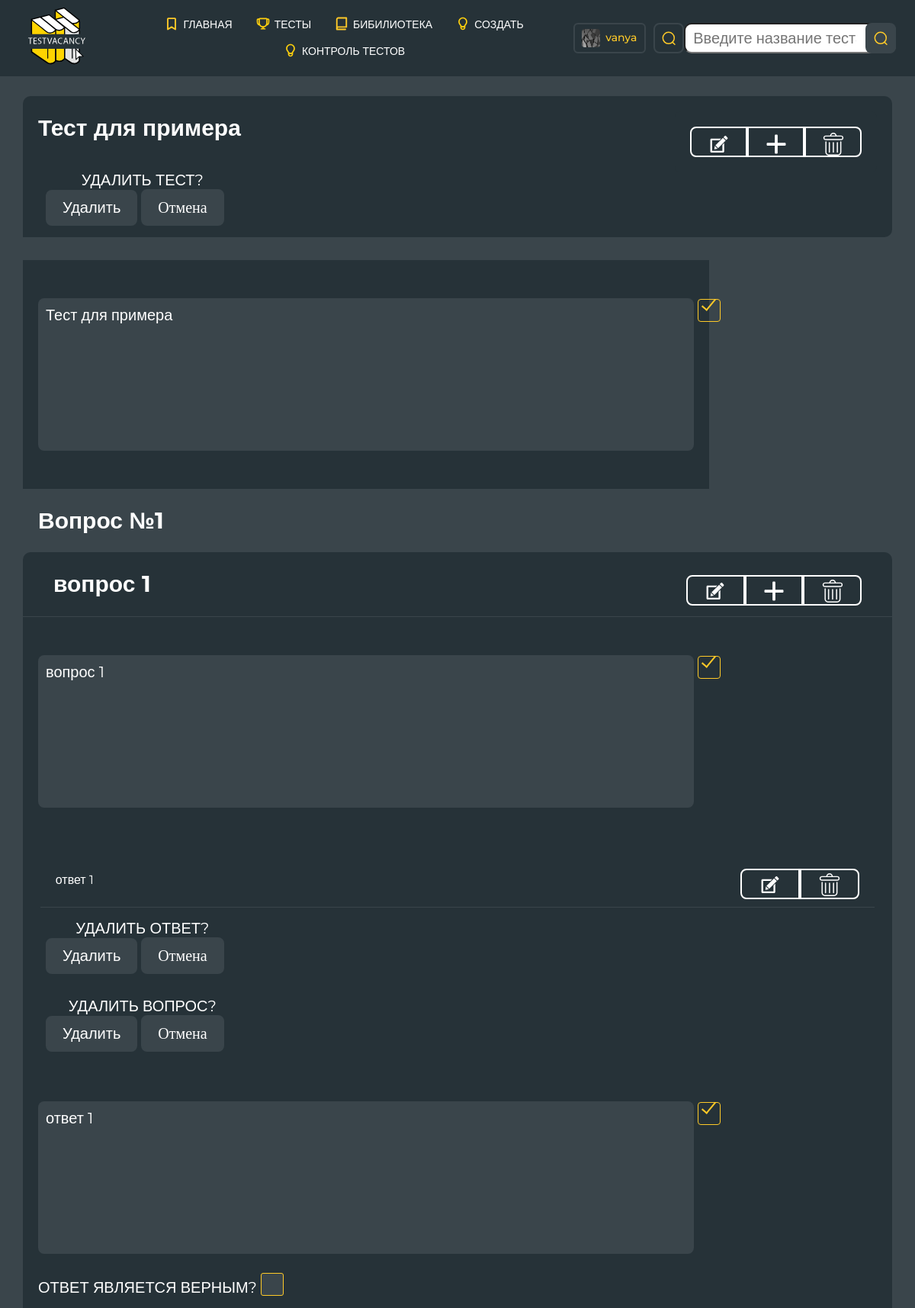
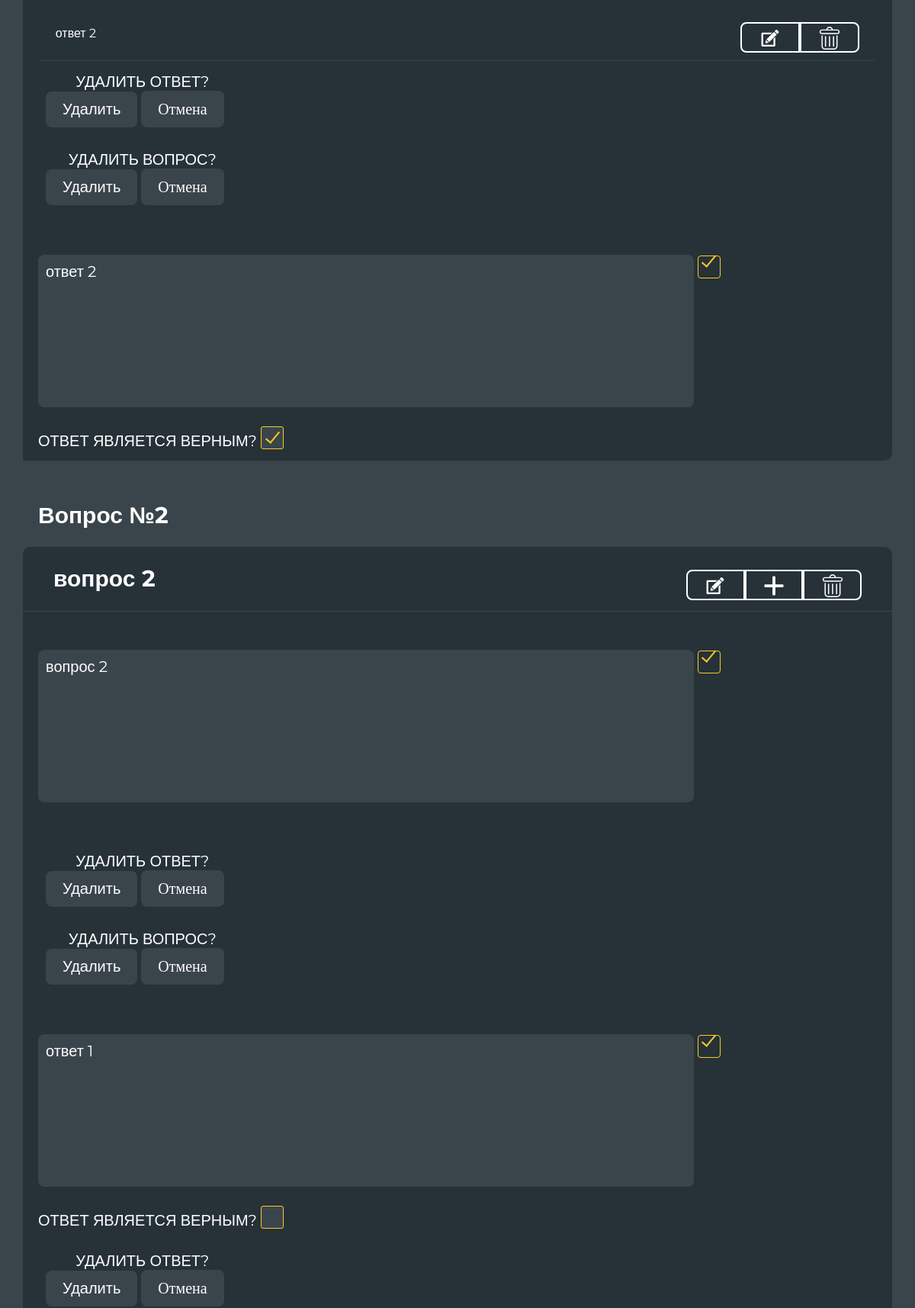
The page /staff/theme/test/questions/22/ (signed in, upper part) on the database its author committed (2 pictures, top to bottom).
### authapp/models.py (models this page shows)
class TestingUser(AbstractUser):
    avatar = models.ImageField(upload_to='users_avatars', blank=True)
    age = models.PositiveIntegerField(verbose_name='Возраст', default=18)

### tests/models.py (models this page shows, shortened)
class Tests(models.Model):
    NOT_MODERATE = 'NM'
    ON_MODERATING = 'OM'
    MODERATED ='MO'
    REFUSED='RE'
    ORDER_STATUS_CHOICES = (
        (ON_MODERATING, 'На проверке'),
        ( NOT_MODERATE, 'Не проверено'),
        (MODERATED, 'Проверено'),
        (REFUSED, 'Отказано в публикации'),
    )
    creator=models.ForeignKey(settings.AUTH_USER_MODEL, on_delete=models.CASCADE)
    name = models.CharField(max_length=100, verbose_name='Название теста')
    theme_id = models.ForeignKey(ThemeOfTests, on_delete=models.CASCADE, verbose_name='тема теста')
    date = models.DateTimeField(auto_now_add=True, verbose_name='дата создания')
    moderate=models.CharField(verbose_name='статус', max_length=20, choices=ORDER_STATUS_CHOICES, default=NOT_MODERATE)
    image=models.ImageField(upload_to='tests_images/', blank=True)
    test_rait=models.DecimalField(max_digits=5 ,decimal_places=2, default=0)
    visited=models.IntegerField(default=0)
    description=models.TextField(blank=True)
    questionsNum=models.IntegerField(default=0)
    class Meta:
        verbose_name = 'Тест'
        verbose_name_plural = 'Тесты'

class TestQuestions(models.Model):
    name = models.CharField(max_length=600, verbose_name='')
    for_test=models.ForeignKey('Tests', verbose_name='Вопрос для теста', on_delete=models.CASCADE)
    class Meta:
        verbose_name = 'Вопрос'
        verbose_name_plural = 'Вопросы'

class Answers(models.Model):
    name = models.CharField(max_length=600, verbose_name='')
    answer_is_true = models.BooleanField(default=False, verbose_name='Верный ответ')
    for_question = models.ForeignKey(TestQuestions, on_delete=models.CASCADE)
    class Meta:
        verbose_name = 'ответ'
        verbose_name_plural = 'Ответы'

### staff/views.py (the view)
# urls.py: path('theme/test/questions/<int:pk>/', tests_questions, name='tests_questions'),
@login_required
def tests_questions(request, pk):
    test = get_object_or_404(Tests, pk=pk)
    context = {
        'test': test,
    }
    if request.method == 'POST':
        form_question = QuestionFormSet_optional(request.POST)
        test_name_form = TestName(request.POST)
        answer_formset = AnswersFormset_optional(request.POST)
        if test_name_form.is_valid() and test_name_form['name'].data != test.name:
            print(test_name_form['name'].data)
            if not Tests.objects.filter(name=test_name_form['name'].data, pk=test.pk):
                test.name = test_name_form['name'].data
                test.save()
        for form in answer_formset:
            if form.is_valid():
                form.save()
        for form in form_question:
            if form.is_valid():
                question_pk = form['id'].data
                question = get_object_or_404(TestQuestions, pk=question_pk)
                question.name = form['name'].data
                question.save()
            else:
                print('что то пошло не так')
        return HttpResponseRedirect(reverse('staff:test_questions', args=[test.pk]))
    else:
        form_question = QuestionFormSet_optional(queryset=TestQuestions.objects.filter(for_test=test.pk))
        test_name_form = TestName(initial={'name': test.name})
        questions = TestQuestions.objects.filter(for_test=pk)
        answer_formset = AnswersFormset_optional(queryset=Answers.objects.filter(for_question__in=questions))
        context['answer_formset'] = answer_formset
        context['test_name_form'] = test_name_form
        context['questions'] = questions
        context['form_question'] = form_question
        answ = []
        for item in questions:
            answ.append(item.pk)
        answers = Answers.objects.filter(for_question__in=answ)
        context.update({'answers': answers})
    return render(request, 'staff/tests_detail.html', context)

### tests/forms.py
class TestName(forms.Form):
    name = forms.CharField(widget=forms.Textarea(attrs={'class': 'test__input',
                                                        'placeholder': 'Введите логин пользователя'}), label='')

### staff/templates/staff/tests_detail.html (shortened to what this page needs)
{%extends 'staff/base.html'%}
{%block content%}
<section class="test__section ">
    <div class="user__container test__container">
        <div class="test__wrapper">
            <h1 class="test__title">
                <div class="test__buttons__wrapper">
                    <div class="test__buttons__flex-wrapper">
                        <a href="#ex4" rel="modal:open" class="left-side__button" data-title="Изменить название">
                        </a>
                        <a href="{%url 'staff:add_questions_to_test' test.pk%}" class="left-side__button" data-title="Добавить вопрос">
                        </a>
                        <a href="#delete{{test.pk}}" rel="modal:open" class="left-side__button"
                           data-title="Удалить тест">
                        </a>
                    </div>
                </div>
                {{test.name}}
            </h1>
            <div id="delete{{test.pk}}" class="modal modal-delete">
                <div class="modal__container">
                    <form action="{%url 'staff:delete_test' test.pk %}" class="find-form" method="post">
                        <p class="answer__is-true answer__delete">Удалить тест?</p>
                        <button type="submit" class="delete-button">Удалить</button>
                        <a href="#close-modal" class="nodelete-button" rel="modal:close">Отмена</a>
                    </form>
                </div>
            </div>
        </div>
  <div id="ex4" class="modal modal-input">
                <div class="modal__container">
                    <form action="" class="find-form" method="post">
                        {{test_name_form.as_p}}
                        <div class="accept-button__wrapper">
                            <button type="submit" class="accept-button"></button>
                        </div>
                    </form>
                </div>
            </div>
        {% for question in questions%}
        <h2 class="test__title">Вопрос №{{ forloop.counter}} </h2>
        <div class="test__wrapper">
            <div class="answer__wrapper question__wrapper">
                <p class="test__question test__question-newstyle">{{question.name}}</p>
                <a class="left-side__button" href="#{{question.pk}}" rel="modal:open" data-title="Изменить вопрос">
                </a>
                <a href="{%url 'staff:add_answer_to_question' question.pk %}" class="left-side__button"
                   data-title="Добавить ответ">
                </a>
                <a href="#delete{{question.pk}}" rel="modal:open" class="left-side__button"
                   data-title="Удалить вопрос">
                </a>
            </div>
            <div id="{{question.pk}}" class="modal modal-input">
                <div class="modal__container">
                    <form action="" class="find-form" method="post">
                        {%for form in form_question %}
                        {%if form.id.value == question.pk %}
                        {{form.as_p}}
                        {%endif%}
                        {%endfor%}
                        <div class="accept-button__wrapper">
                            <button type="submit" class="accept-button"></button>
                        </div>
                    </form>
                </div>
            </div>
            {%for answer in answers%}
            {%if answer.for_question_id == question.pk%}
            <div class="answer__wrapper">
                <p class="answer__text">{{answer.name}}</p>
                <a href="#{{answer.pk}}" rel="modal:open" class="left-side__button" data-title="Изменить вопрос">
                </a>
                <a href="#delete{{answer.pk}}" rel="modal:open" class="left-side__button" data-title="Удалить ответ">
                </a>
            </div>
            {%endif%}
            <div id="delete{{answer.pk}}" class="modal modal-delete">
                <div class="modal__container">
                    <form action="{%url 'staff:delete_answer' answer.pk %}" class="find-form" method="post">
                        <p class="answer__is-true answer__delete">Удалить ответ?</p>
                        <button type="submit" class="delete-button">Удалить</button>
                        <a href="#close-modal" class="nodelete-button" rel="modal:close">Отмена</a>
                    </form>
                </div>
            </div>
            <div id="delete{{question.pk}}" class="modal modal-delete">
                <div class="modal__container">
                    <form action="{%url 'staff:delete_question' question.pk %}" class="find-form" method="post">
                        <p class="answer__is-true answer__delete">Удалить вопрос?</p>
                        <button type="submit" class="delete-button">Удалить</button>
                        <a href="#close-modal" class="nodelete-button" rel="modal:close">Отмена</a>
                    </form>
                </div>
            </div>
            <div id="{{answer.pk}}" class="modal modal-input  modal__answer-input">
                <div class="modal__container">
                    <form action="" class="find-form" method="post">
                        {%for form in answer_formset %}
                        {%if form.id.value == answer.pk%}
                        {{form.as_p}}
                        {%endif%}
                        {%endfor%}
                        <div class="accept-button__wrapper">
                            <button type="submit" class="accept-button"></button>
                        </div>
                    </form>
                </div>
            </div>
            {%endfor%}
        </div>
        {%endfor%}
    </div>
</section>
{%endblock%}

### staff/templates/staff/base.html (shortened to what this page needs)
<!DOCTYPE html>
<html lang="en">
<head>
    <link rel="stylesheet" type="text/css" href="//cdn.jsdelivr.net/npm/slick-carousel@1.8.1/slick/slick.css"/>
    <link rel="stylesheet" href="/../../media/css/iziModal.min.css">
    <link rel="stylesheet" href="https://cdnjs.cloudflare.com/ajax/libs/jquery-modal/0.9.1/jquery.modal.min.css"/>
    <link rel="stylesheet" href="/../../media/css/jquery.formstyler.css">
    <link rel="stylesheet" href="/../../media/css/jquery.formstyler.theme.css">
    <link rel="stylesheet" href="/../../media/css/select2.min.css">
    <link rel="stylesheet" href="/../../media/css/style.css">
</head>
<body>
<div class="wrapper">
    <header class="header">
        <div class="container header__conttainer">
            <div class="header__logo">
                <img src="/../../media/images/test-logo.svg" alt="">
            </div>
            <ul class="header__href__list">
                <li class="header__href__list-item  {% if request.path == '/'%} active {%endif%}">
                    <a href="{% url 'tests:main'%}">
                        <img class="logo" src="/../../media/images/menu-selections.svg" alt="">
                        Главная
                    </a>
                </li>
                <li class="header__href__list-item {% if request.path == '/tests/'  or  request.path == '/auth/user_bio/' %} active {% endif %}">
                    <a href="{% url 'tests:tests'%}" class="">
                        <img class="logo" src="/../../media/images/menu-tests.svg" alt="">
                        Тесты
                    </a>
                </li>
                <li class="header__href__list-item">
                    <a href="#">
                        <img class="logo" src="/../../media/images/menu-materials.svg" alt="">
                        Бибилиотека</a>
                </li>
                {% if user.is_superuser %}
                <li class="header__href__list-item {% if request.path == '/staff/theme/test/create/'%}  active {% endif %}">
                    <a href="{% url 'staff:tests_create'%}">
                        <img class="logo" src="/../../media/images/menu-create.svg" alt="">
                        Создать</a>
                </li>
                <li class="header__href__list-item  {% if request.path == '/staff/tests/'%} active {% endif %}">
                    <a href="{% url 'staff:tests'%}">
                        <img class="logo" src="/../../media/images/menu-create.svg" alt="">
                        Контроль тестов</a>
                </li>
                {%endif%}
            </ul>
            <div class="header__function-block">
                {% if user.is_authenticated %}
                <a href="{% url 'auth:user_bio'%}"
                   class=" {% if request.path == '/auth/edit/'  or  request.path == '/auth/user_bio/' %} active {% endif %}   user__account">
                    <img src="/media/{{user.avatar |default:'/../../media/images/src/user-photo.svg'}}" alt="">
                    {{user.username}}
                </a>
                <a href="#ex1" rel="modal:open" class="find"></a>
                {%else%}
                <a href="{% url 'auth:login' %}" class="login">Войти</a>
                <a href="#ex1" rel="modal:open" class="find"></a>
                {%endif%}
            </div>
            <div id="ex1" class="modal">
                <div class="modal__container">
                    <form action="" class="find-form">
                        <input type="text" class="find-input" placeholder="Введите название теста">
                        <a href="#" class="find form__find-button"></a>
                    </form>
                </div>
            </div>
        </div>
    </header>
    {% block content%}
    {%endblock%}
</div>
</body>
</html>

### rows shown on the page
TestingUser: avatar (picture), username "vanya"
Tests: name "Тест для примера"
TestQuestions: name "вопрос 1", as_p "вопрос 1"
Answers: name "ответ 1", as_p "ответ 1" "ответ 1"
Answers: name "ответ 2", as_p "ответ 2"
TestQuestions: name "вопрос 2", as_p "вопрос 2"
